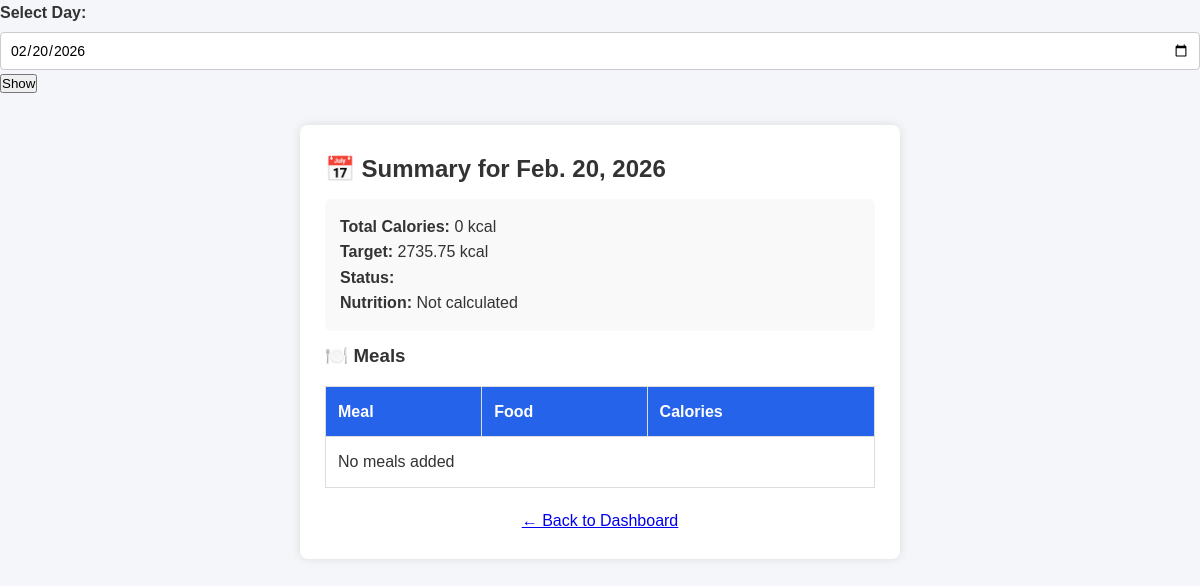
The page /summary/ (signed in) on the database as committed earlier.
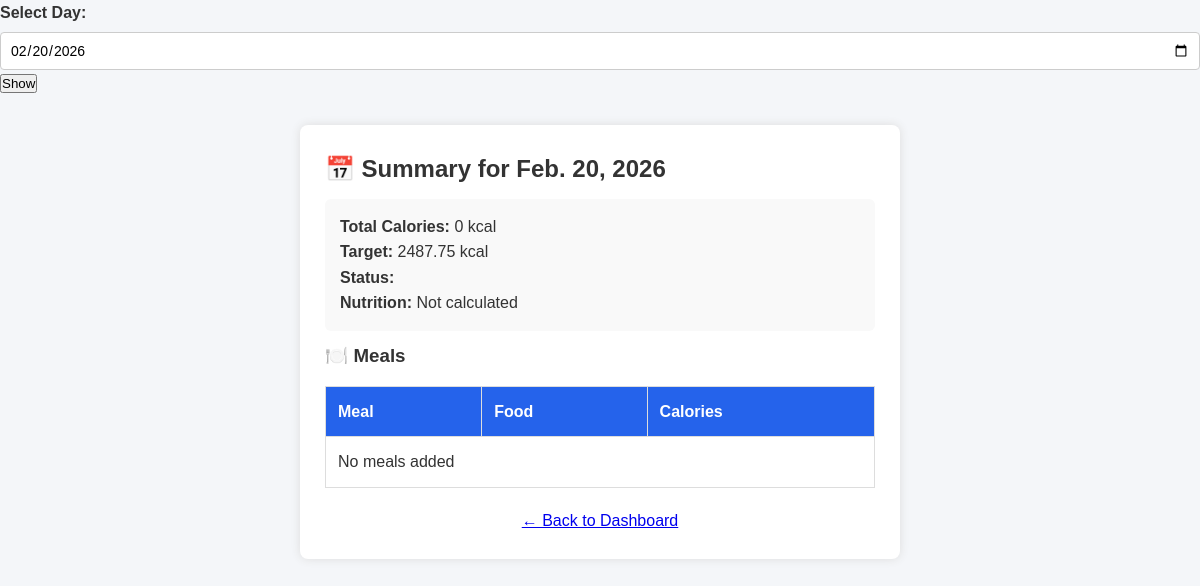
The same page on the database as committed later.
### Calory/models.py (models this page shows, shortened)
class Profile(models.Model):
    GENDER = [('M','Male'),('F','Female')]
    ACTIVITY = [('low','Low'),('medium','Medium'),('high','High')]
    user = models.OneToOneField(User,on_delete=models.CASCADE)
    age = models.IntegerField()
    height = models.FloatField()
    weight = models.FloatField()
    gender = models.CharField(max_length=1,choices=GENDER)
    activity = models.CharField(max_length=10,choices=ACTIVITY)
    bmr = models.FloatField(default=0)
    target = models.FloatField(default=0)

### Calory/views.py (the view)
# urls.py: path('summary/', views.summary_page, name="summary_page"),
@login_required
def summary_page(request):
    selected_date = request.GET.get("date")
    if selected_date:
        selected_date = date.fromisoformat(selected_date)
    else:
        selected_date = date.today()
    meals = Meal.objects.filter(user=request.user, date=selected_date)
    total = sum(m.calories for m in meals)
    summary = DailySummary.objects.filter(
        user=request.user,
        date=selected_date
    ).first()
    profile = Profile.objects.get(user=request.user)
    target = summary.target if summary else profile.target
    deficiency = summary.deficiency if summary else "Not calculated"
    return render(request,"Calory/summary.html",{
        "meals": meals,
        "total": round(total,2),
        "target": target,
        "deficiency": deficiency,
        "date": selected_date
    })

### Calory/templates/Calory/summary.html (shortened to what this page needs)
{% load static %}
<!DOCTYPE html>
<html>
<head>
    <link rel="stylesheet" href="{% static 'css/style.css' %}">
</head>
<body>
  <form method="get">
    <label>Select Day:</label>
    <input type="date"
           name="date"
           value="{{ date|date:'Y-m-d' }}">
    <button type="submit">Show</button>
</form>
<div class="container">
    <h2>📅 Summary for {{ date }}</h2>
    <div class="box">
        <p><b>Total Calories:</b> {{ total }} kcal</p>
        <p><b>Target:</b> {{ target }} kcal</p>
        <p><b>Status:</b> {{ status }}</p>
        <p><b>Nutrition:</b> {{ deficiency }}</p>
    </div>
    <h3>🍽️ Meals</h3>
    <table>
        <tr>
            <th>Meal</th>
            <th>Food</th>
            <th>Calories</th>
        </tr>
        {% for m in meals %}
        <tr>
            <td>{{ m.get_meal_display }}</td>
            <td>{{ m.food.name }}</td>
            <td>{{ m.calories }}</td>
        </tr>
        {% empty %}
        <tr>
            <td colspan="3">No meals added</td>
        </tr>
        {% endfor %}
    </table>
    <a href="{% url 'dashboard' %}" class="back">
        ← Back to Dashboard
    </a>
</div>
</body>
</html>

### static/css/style.css (style rules this page uses)
* { margin: 0; padding: 0; box-sizing: border-box; font-family: Arial, Helvetica, sans-serif; }
body { background-color: #f4f6f9; color: #333; line-height: 1.6; }
.container { max-width: 1100px; margin: auto; padding: 30px 20px; }
label { display: block; margin-bottom: 6px; font-weight: bold; }
input, select, textarea { width: 100%; padding: 9px; border: 1px solid #ccc; border-radius: 4px; font-size: 14px; }
table { width: 100%; border-collapse: collapse; background: white; }
table th, table td { padding: 12px; border: 1px solid #ddd; text-align: left; }
table th { background: #2563eb; color: white; }

### Calory/templates/Calory/summary.html (style rules this page uses)
.container { width:600px; margin:30px auto; background:white; padding:25px; border-radius:8px; box-shadow:0 0 10px #ddd; }
table { width:100%; border-collapse:collapse; margin-top:15px; }
th,td { padding:10px; border:1px solid #ddd; text-align:center; }
th { background:#f5f5f5; }
.box { background:#f9f9f9; padding:15px; margin:10px 0; border-radius:6px; }
.back { display:block; text-align:center; margin-top:20px; }

Rows that differ between the two databases and show on the page:
changed Profile: target "2735.75" → "2487.75"
